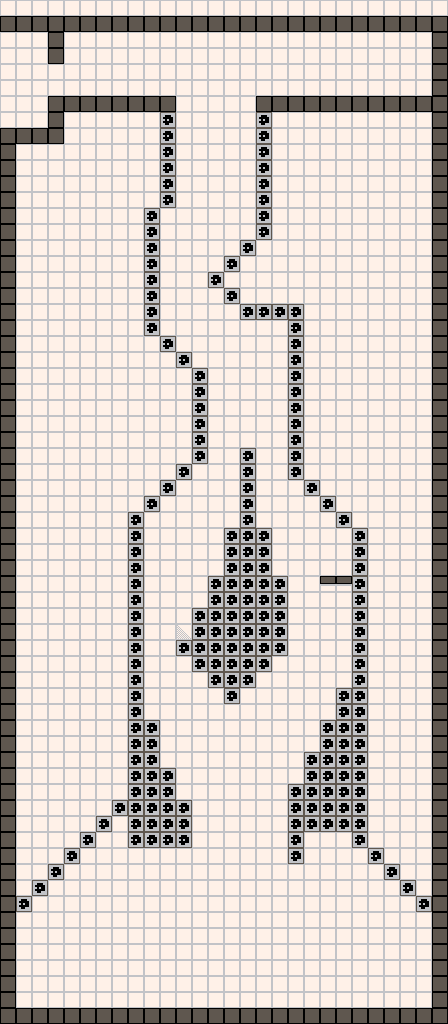

This is a level from a 2D game, rendered from its Tiled map with the project's own tilesets. A one-line summary and the map file follow, with tile-layer data summarised:
An orthogonal 56x128 tile map with 8x8 px tiles, 1 tile layer (Tile Layer 1) and 4 objects (cam_area, spawn_checkpoint, spawn_point, map_link).

<map version="1.2" tiledversion="1.2.5" orientation="orthogonal" renderorder="right-down" width="56" height="128" tilewidth="8" tileheight="8" infinite="0" nextlayerid="5" nextobjectid="8">
 <properties>
  <property name="darkness_level" type="int" value="1" />
  <property name="level_id" type="int" value="-1" />
 </properties>
 <tileset firstgid="1" source="platformer_sheet_1.tsx" />
 <layer id="4" name="Tile Layer 1" width="56" height="128">
  <data>[7168 cells, 7168 non-empty, 20 distinct tile ids]</data>
 </layer>
 <objectgroup id="2" name="Object Layer 1">
  <object id="2" name="camera" type="cam_area" x="0" y="16" width="448" height="1008" />
  <object id="5" name="checkpoint" type="spawn_checkpoint" x="144" y="48" width="32" height="32" />
  <object id="6" name="top_left" type="spawn_point" x="0" y="104" width="32" height="24">
   <properties>
    <property name="type" value="side" />
   </properties>
  </object>
  <object id="7" name="link" type="map_link" x="-16" y="32" width="16" height="96">
   <properties>
    <property name="dest_map_path" value="Content/raw/map_ow_top.tmx" />
    <property name="dest_spawn_name" value="chi_exit_top_left" />
   </properties>
  </object>
 </objectgroup>
</map>
